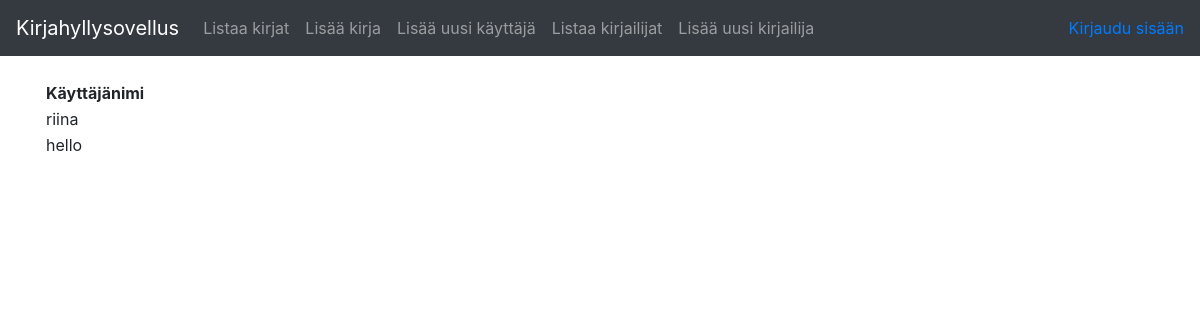
The page /auth/ on the database as committed earlier.
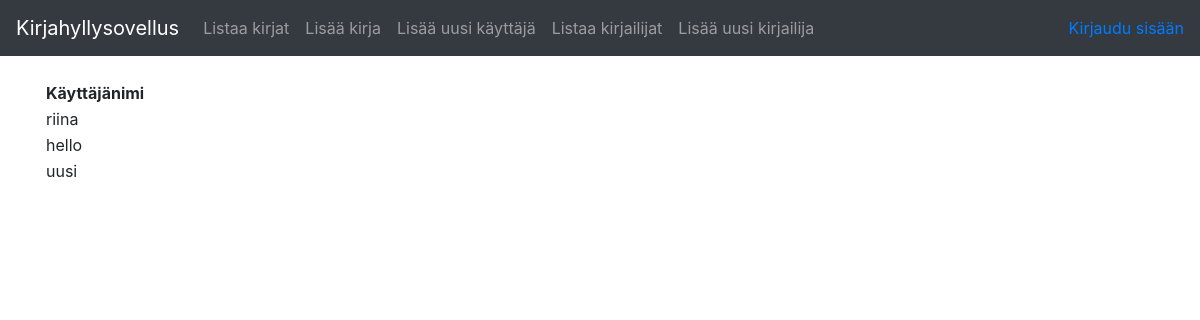
The same page on the database as committed later.
### application/auth/models.py (models this page shows, shortened)
class User(Base):
    __tablename__ = "account"
    name = db.Column(db.String(30), nullable=False)
    username = db.Column(db.String(30), nullable=False)
    password = db.Column(db.String(30), nullable=False)
    mybooks = db.relationship("Book", secondary=users_books,
        backref=db.backref('mybooks', lazy='dynamic'))

### application/auth/views.py (the view)
@app.route("/auth/", methods=["GET"])
def auth_index():
    return render_template("auth/list.html", users=User.query.all())

### application/templates/auth/list.html
{% extends "layout.html" %}
{% block body %}
  <table>
    <tr>
      <th>Käyttäjänimi</th>
    </tr>
    {% for user in users %}
    <tr>
      <td>{{ user.username }}</td>
    </tr>
    {% endfor %}
  </table>
{% endblock %}

Rows that differ between the two databases and show on the page:
added User: username "uusi"
